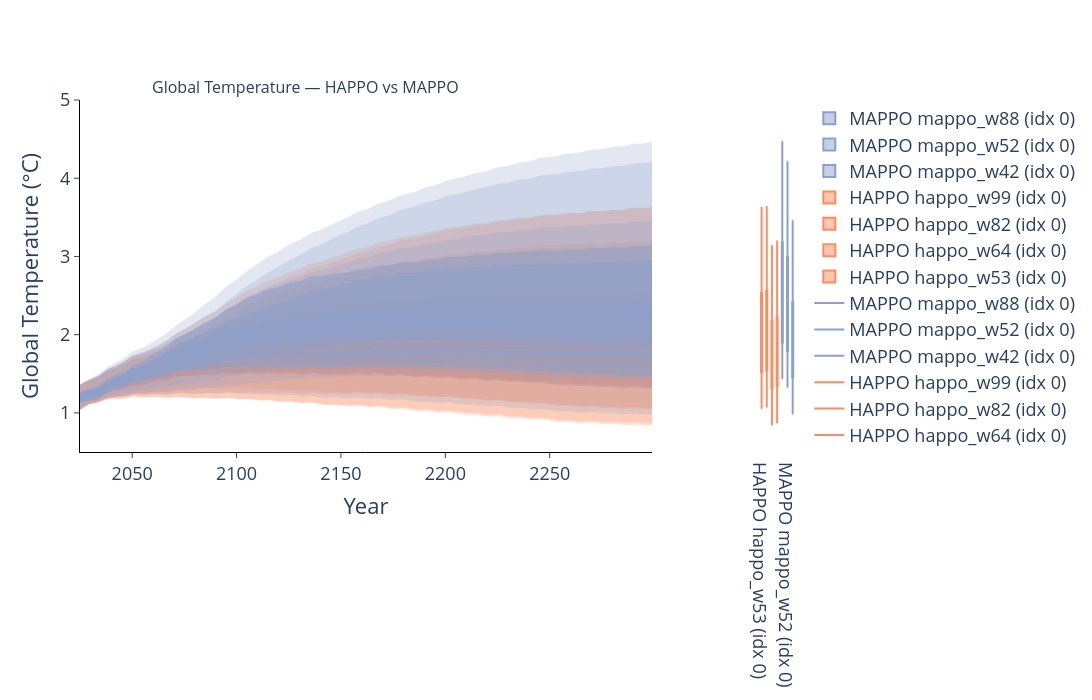

Notebook code for this chart:
### Code cell
## Plot 1 — Global Temperature: HAPPO vs MAPPO

happo_temp_paths = [
    npy_path(happo_runs[n], happo_info[n]['prefix'], 'global_temperature')
    for n in happo_runs
]
mappo_temp_paths = [
    npy_path(mappo_runs[n], mappo_info[n]['prefix'], 'global_temperature')
    for n in mappo_runs
]

fig_temp = plot_comparison_with_boxplots(
    data_paths=happo_temp_paths + mappo_temp_paths,
    labels=all_labels,
    start_year=2015,
    end_year=2300,
    data_timestep=5,
    timestep=1,
    visualization_start_year=2025,
    visualization_end_year=2299,
    yaxis_range=[0.5, 5],
    plot_title='Global Temperature — HAPPO vs MAPPO',
    output_path='.',
    xaxis_title='Year',
    yaxis_title='Global Temperature (°C)',
    template='plotly_white',
    width=1200,
    height=700,
    colors=all_colors,
    linecolors=all_lines,
    show_red_dashed_line=False,
    saving=False,
    show_interquartile_range=True,
    transpose_data=True,
)
fig_temp.show()

### Figure 1 — Plotly figure (JSON) as saved in the notebook; plotly's stock layout.template omitted (floating-point values rounded to 4 significant figures; data arrays with more than 128 entries replaced by an {"elided": "..."} marker saying what was removed)
{"data": [{"line": {"color": "rgba(252, 141, 98, 1)"}, "mode": "lines", "name": "HAPPO happo_w53 (idx 0)", "type": "scatter", "x": {"elided": "275 int values"}, "xaxis": "x", "y": {"elided": "275 float values"}, "yaxis": "y"}, {"fillcolor": "rgba(252, 141, 98, 0.25)", "line": {"width": 0}, "mode": "lines", "showlegend": false, "type": "scatter", "x": {"elided": "275 int values"}, "xaxis": "x", "y": {"elided": "275 float values"}, "yaxis": "y"}, {"fill": "tonexty", "fillcolor": "rgba(252, 141, 98, 0.25)", "line": {"width": 0}, "mode": "lines", "showlegend": false, "type": "scatter", "x": {"elided": "275 int values"}, "xaxis": "x", "y": {"elided": "275 float values"}, "yaxis": "y"}, {"fillcolor": "rgba(252, 141, 98, 0.55)", "line": {"width": 0}, "mode": "lines", "showlegend": false, "type": "scatter", "x": {"elided": "275 int values"}, "xaxis": "x", "y": {"elided": "275 float values"}, "yaxis": "y"}, {"fill": "tonexty", "fillcolor": "rgba(252, 141, 98, 0.55)", "line": {"width": 0}, "mode": "lines", "showlegend": false, "type": "scatter", "x": {"elided": "275 int values"}, "xaxis": "x", "y": {"elided": "275 float values"}, "yaxis": "y"}, {"line": {"color": "rgba(252, 141, 98, 1)"}, "mode": "lines", "name": "HAPPO happo_w64 (idx 0)", "type": "scatter", "x": {"elided": "275 int values"}, "xaxis": "x", "y": {"elided": "275 float values"}, "yaxis": "y"}, {"fillcolor": "rgba(252, 141, 98, 0.25)", "line": {"width": 0}, "mode": "lines", "showlegend": false, "type": "scatter", "x": {"elided": "275 int values"}, "xaxis": "x", "y": {"elided": "275 float values"}, "yaxis": "y"}, {"fill": "tonexty", "fillcolor": "rgba(252, 141, 98, 0.25)", "line": {"width": 0}, "mode": "lines", "showlegend": false, "type": "scatter", "x": {"elided": "275 int values"}, "xaxis": "x", "y": {"elided": "275 float values"}, "yaxis": "y"}, {"fillcolor": "rgba(252, 141, 98, 0.55)", "line": {"width": 0}, "mode": "lines", "showlegend": false, "type": "scatter", "x": {"elided": "275 int values"}, "xaxis": "x", "y": {"elided": "275 float values"}, "yaxis": "y"}, {"fill": "tonexty", "fillcolor": "rgba(252, 141, 98, 0.55)", "line": {"width": 0}, "mode": "lines", "showlegend": false, "type": "scatter", "x": {"elided": "275 int values"}, "xaxis": "x", "y": {"elided": "275 float values"}, "yaxis": "y"}, {"line": {"color": "rgba(252, 141, 98, 1)"}, "mode": "lines", "name": "HAPPO happo_w82 (idx 0)", "type": "scatter", "x": {"elided": "275 int values"}, "xaxis": "x", "y": {"elided": "275 float values"}, "yaxis": "y"}, {"fillcolor": "rgba(252, 141, 98, 0.25)", "line": {"width": 0}, "mode": "lines", "showlegend": false, "type": "scatter", "x": {"elided": "275 int values"}, "xaxis": "x", "y": {"elided": "275 float values"}, "yaxis": "y"}, {"fill": "tonexty", "fillcolor": "rgba(252, 141, 98, 0.25)", "line": {"width": 0}, "mode": "lines", "showlegend": false, "type": "scatter", "x": {"elided": "275 int values"}, "xaxis": "x", "y": {"elided": "275 float values"}, "yaxis": "y"}, {"fillcolor": "rgba(252, 141, 98, 0.55)", "line": {"width": 0}, "mode": "lines", "showlegend": false, "type": "scatter", "x": {"elided": "275 int values"}, "xaxis": "x", "y": {"elided": "275 float values"}, "yaxis": "y"}, {"fill": "tonexty", "fillcolor": "rgba(252, 141, 98, 0.55)", "line": {"width": 0}, "mode": "lines", "showlegend": false, "type": "scatter", "x": {"elided": "275 int values"}, "xaxis": "x", "y": {"elided": "275 float values"}, "yaxis": "y"}, {"line": {"color": "rgba(252, 141, 98, 1)"}, "mode": "lines", "name": "HAPPO happo_w99 (idx 0)", "type": "scatter", "x": {"elided": "275 int values"}, "xaxis": "x", "y": {"elided": "275 float values"}, "yaxis": "y"}, {"fillcolor": "rgba(252, 141, 98, 0.25)", "line": {"width": 0}, "mode": "lines", "showlegend": false, "type": "scatter", "x": {"elided": "275 int values"}, "xaxis": "x", "y": {"elided": "275 float values"}, "yaxis": "y"}, {"fill": "tonexty", "fillcolor": "rgba(252, 141, 98, 0.25)", "line": {"width": 0}, "mode": "lines", "showlegend": false, "type": "scatter", "x": {"elided": "275 int values"}, "xaxis": "x", "y": {"elided": "275 float values"}, "yaxis": "y"}, {"fillcolor": "rgba(252, 141, 98, 0.55)", "line": {"width": 0}, "mode": "lines", "showlegend": false, "type": "scatter", "x": {"elided": "275 int values"}, "xaxis": "x", "y": {"elided": "275 float values"}, "yaxis": "y"}, {"fill": "tonexty", "fillcolor": "rgba(252, 141, 98, 0.55)", "line": {"width": 0}, "mode": "lines", "showlegend": false, "type": "scatter", "x": {"elided": "275 int values"}, "xaxis": "x", "y": {"elided": "275 float values"}, "yaxis": "y"}, {"line": {"color": "rgba(141, 160, 203, 1)"}, "mode": "lines", "name": "MAPPO mappo_w42 (idx 0)", "type": "scatter", "x": {"elided": "275 int values"}, "xaxis": "x", "y": {"elided": "275 float values"}, "yaxis": "y"}, {"fillcolor": "rgba(141, 160, 203, 0.25)", "line": {"width": 0}, "mode": "lines", "showlegend": false, "type": "scatter", "x": {"elided": "275 int values"}, "xaxis": "x", "y": {"elided": "275 float values"}, "yaxis": "y"}, {"fill": "tonexty", "fillcolor": "rgba(141, 160, 203, 0.25)", "line": {"width": 0}, "mode": "lines", "showlegend": false, "type": "scatter", "x": {"elided": "275 int values"}, "xaxis": "x", "y": {"elided": "275 float values"}, "yaxis": "y"}, {"fillcolor": "rgba(141, 160, 203, 0.55)", "line": {"width": 0}, "mode": "lines", "showlegend": false, "type": "scatter", "x": {"elided": "275 int values"}, "xaxis": "x", "y": {"elided": "275 float values"}, "yaxis": "y"}, {"fill": "tonexty", "fillcolor": "rgba(141, 160, 203, 0.55)", "line": {"width": 0}, "mode": "lines", "showlegend": false, "type": "scatter", "x": {"elided": "275 int values"}, "xaxis": "x", "y": {"elided": "275 float values"}, "yaxis": "y"}, {"line": {"color": "rgba(141, 160, 203, 1)"}, "mode": "lines", "name": "MAPPO mappo_w52 (idx 0)", "type": "scatter", "x": {"elided": "275 int values"}, "xaxis": "x", "y": {"elided": "275 float values"}, "yaxis": "y"}, {"fillcolor": "rgba(141, 160, 203, 0.25)", "line": {"width": 0}, "mode": "lines", "showlegend": false, "type": "scatter", "x": {"elided": "275 int values"}, "xaxis": "x", "y": {"elided": "275 float values"}, "yaxis": "y"}, {"fill": "tonexty", "fillcolor": "rgba(141, 160, 203, 0.25)", "line": {"width": 0}, "mode": "lines", "showlegend": false, "type": "scatter", "x": {"elided": "275 int values"}, "xaxis": "x", "y": {"elided": "275 float values"}, "yaxis": "y"}, {"fillcolor": "rgba(141, 160, 203, 0.55)", "line": {"width": 0}, "mode": "lines", "showlegend": false, "type": "scatter", "x": {"elided": "275 int values"}, "xaxis": "x", "y": {"elided": "275 float values"}, "yaxis": "y"}, {"fill": "tonexty", "fillcolor": "rgba(141, 160, 203, 0.55)", "line": {"width": 0}, "mode": "lines", "showlegend": false, "type": "scatter", "x": {"elided": "275 int values"}, "xaxis": "x", "y": {"elided": "275 float values"}, "yaxis": "y"}, {"line": {"color": "rgba(141, 160, 203, 1)"}, "mode": "lines", "name": "MAPPO mappo_w88 (idx 0)", "type": "scatter", "x": {"elided": "275 int values"}, "xaxis": "x", "y": {"elided": "275 float values"}, "yaxis": "y"}, {"fillcolor": "rgba(141, 160, 203, 0.25)", "line": {"width": 0}, "mode": "lines", "showlegend": false, "type": "scatter", "x": {"elided": "275 int values"}, "xaxis": "x", "y": {"elided": "275 float values"}, "yaxis": "y"}, {"fill": "tonexty", "fillcolor": "rgba(141, 160, 203, 0.25)", "line": {"width": 0}, "mode": "lines", "showlegend": false, "type": "scatter", "x": {"elided": "275 int values"}, "xaxis": "x", "y": {"elided": "275 float values"}, "yaxis": "y"}, {"fillcolor": "rgba(141, 160, 203, 0.55)", "line": {"width": 0}, "mode": "lines", "showlegend": false, "type": "scatter", "x": {"elided": "275 int values"}, "xaxis": "x", "y": {"elided": "275 float values"}, "yaxis": "y"}, {"fill": "tonexty", "fillcolor": "rgba(141, 160, 203, 0.55)", "line": {"width": 0}, "mode": "lines", "showlegend": false, "type": "scatter", "x": {"elided": "275 int values"}, "xaxis": "x", "y": {"elided": "275 float values"}, "yaxis": "y"}, {"marker": {"color": "rgba(252, 141, 98, 1)", "line": {"color": "gray", "width": 0.3}}, "name": "HAPPO happo_w53 (idx 0)", "type": "box", "width": 0.2, "xaxis": "x2", "y": [1.236, 2.49, 1.399, 1.617, 1.878, 2.044, 2.552, 1.801, 3.309, 3.003, 1.492, 3.631, 1.051, 1.769, 2.067], "yaxis": "y2"}, {"marker": {"color": "rgba(252, 141, 98, 1)", "line": {"color": "gray", "width": 0.3}}, "name": "HAPPO happo_w64 (idx 0)", "type": "box", "width": 0.2, "xaxis": "x2", "y": [1.257, 2.502, 1.416, 1.641, 1.896, 2.068, 2.576, 1.821, 3.345, 3.02, 1.509, 3.641, 1.071, 1.789, 2.085], "yaxis": "y2"}, {"marker": {"color": "rgba(252, 141, 98, 1)", "line": {"color": "gray", "width": 0.3}}, "name": "HAPPO happo_w82 (idx 0)", "type": "box", "width": 0.2, "xaxis": "x2", "y": [1.017, 2.159, 1.192, 1.351, 1.587, 1.704, 2.18, 1.518, 2.705, 2.529, 1.297, 3.144, 0.8435, 1.499, 1.744], "yaxis": "y2"}, {"marker": {"color": "rgba(252, 141, 98, 1)", "line": {"color": "gray", "width": 0.3}}, "name": "HAPPO happo_w99 (idx 0)", "type": "box", "width": 0.2, "xaxis": "x2", "y": [1.046, 2.199, 1.22, 1.387, 1.625, 1.748, 2.228, 1.555, 2.781, 2.586, 1.324, 3.202, 0.8717, 1.535, 1.784], "yaxis": "y2"}, {"marker": {"color": "rgba(141, 160, 203, 1)", "line": {"color": "gray", "width": 0.3}}, "name": "MAPPO mappo_w42 (idx 0)", "type": "box", "width": 0.2, "xaxis": "x2", "y": [1.644, 3.078, 1.762, 2.101, 2.404, 2.671, 3.217, 2.315, 4.424, 3.843, 1.832, 4.472, 1.436, 2.26, 2.655], "yaxis": "y2"}, {"marker": {"color": "rgba(141, 160, 203, 1)", "line": {"color": "gray", "width": 0.3}}, "name": "MAPPO mappo_w52 (idx 0)", "type": "box", "width": 0.2, "xaxis": "x2", "y": [1.527, 2.898, 1.66, 1.963, 2.247, 2.486, 3.02, 2.164, 4.101, 3.59, 1.737, 4.216, 1.326, 2.115, 2.476], "yaxis": "y2"}, {"marker": {"color": "rgba(141, 160, 203, 1)", "line": {"color": "gray", "width": 0.3}}, "name": "MAPPO mappo_w88 (idx 0)", "type": "box", "width": 0.2, "xaxis": "x2", "y": [1.164, 2.375, 1.331, 1.53, 1.78, 1.929, 2.427, 1.706, 3.101, 2.837, 1.429, 3.459, 0.9832, 1.679, 1.956], "yaxis": "y2"}], "layout": {"annotations": [{"font": {"size": 16}, "showarrow": false, "text": "Global Temperature — HAPPO vs MAPPO", "x": 0.315, "xanchor": "center", "xref": "paper", "y": 1, "yanchor": "bottom", "yref": "paper"}, {"font": {"size": 16}, "showarrow": false, "text": " ", "x": 0.865, "xanchor": "center", "xref": "paper", "y": 1, "yanchor": "bottom", "yref": "paper"}], "font": {"size": 18}, "height": 700, "width": 1200, "xaxis": {"anchor": "y", "domain": [0, 0.8], "linecolor": "black", "linewidth": 1, "showgrid": false, "showline": true, "ticks": "outside", "title": {"text": "Year"}}, "xaxis2": {"anchor": "y2", "domain": [0.95, 1], "showgrid": false}, "yaxis": {"anchor": "x", "domain": [0, 1], "dtick": 1, "linecolor": "black", "linewidth": 1, "range": [0.5, 5], "showgrid": false, "showline": true, "tick0": 0, "ticks": "outside", "title": {"text": "Global Temperature (°C)"}}, "yaxis2": {"anchor": "x2", "domain": [0, 1], "range": [0.5, 5], "showgrid": false, "showticklabels": false, "title": {"text": " "}}}}
